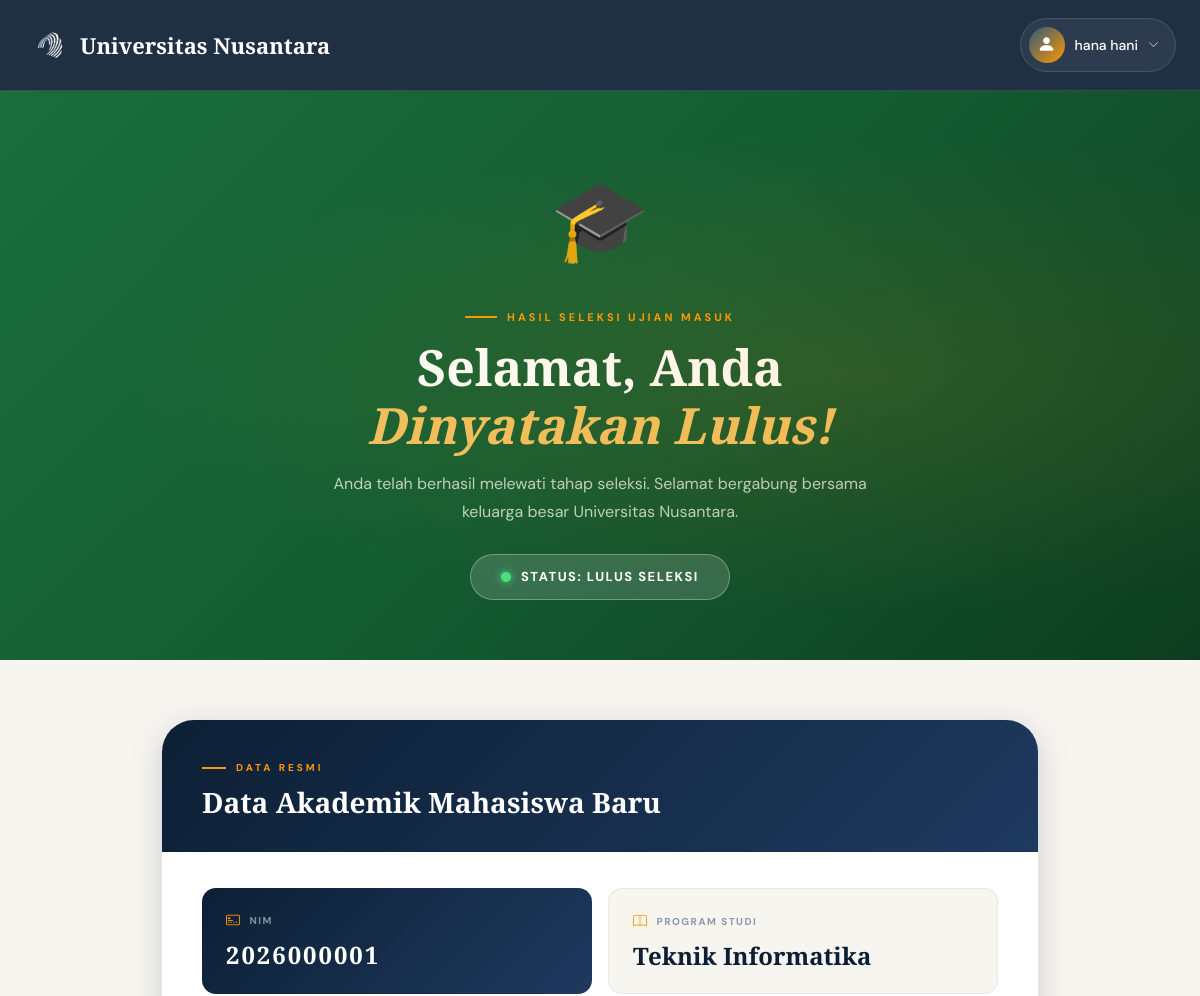
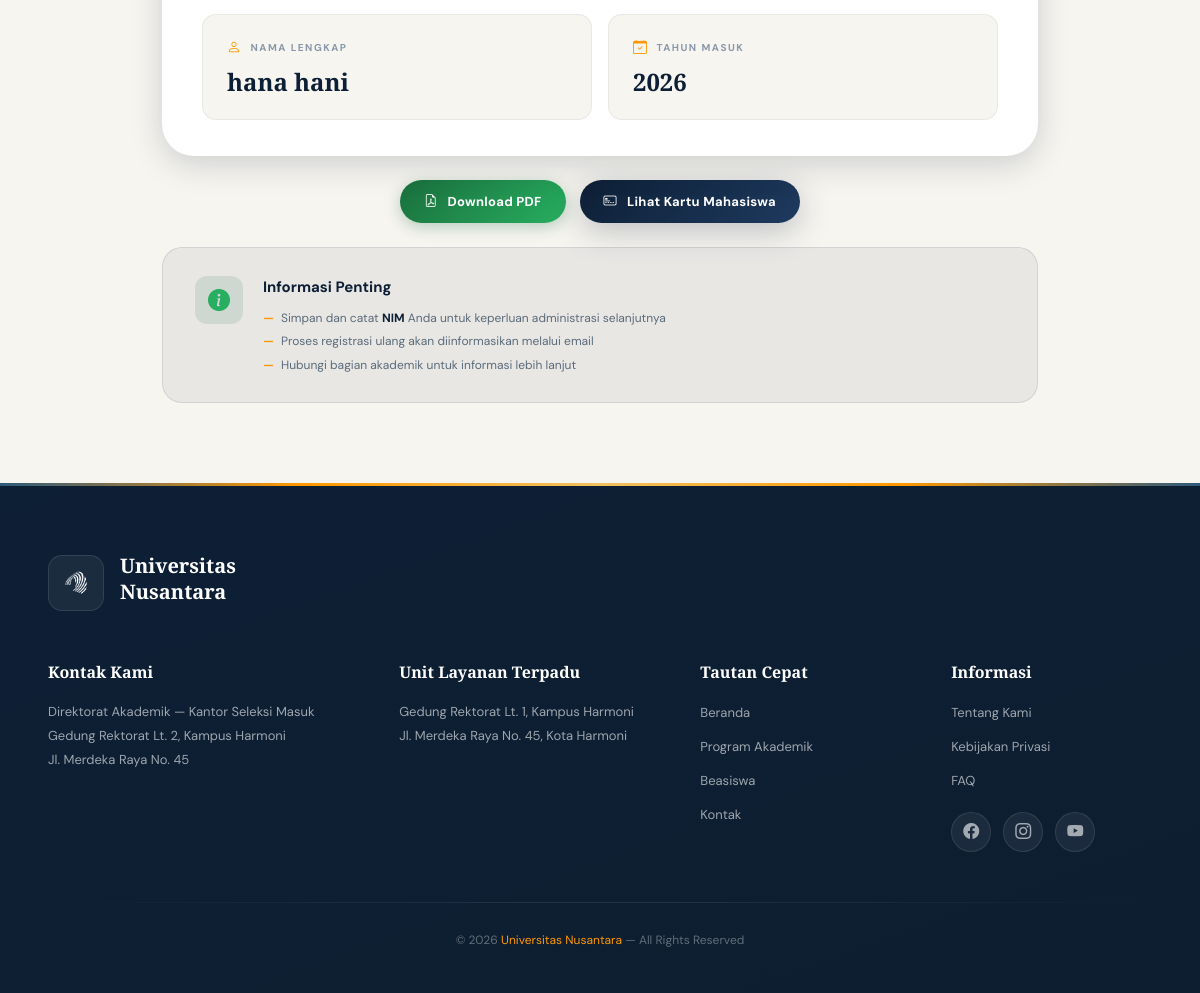
Screenshot of /pengumuman_lulus.php (signed in) with the database file from the repository (2 pictures, top to bottom).
### tables this page shows
CREATE TABLE `users` (
  `id` int(11) NOT NULL,
  `first_name` varchar(100) NOT NULL,
  `last_name` varchar(100) NOT NULL,
  `email` varchar(150) NOT NULL,
  `password` varchar(255) NOT NULL,
  `photo` varchar(255) DEFAULT NULL,
  `about` longtext DEFAULT NULL,
  `created_at` timestamp NOT NULL DEFAULT current_timestamp()
);

CREATE TABLE `daftar_ulang` (
  `id` int(11) NOT NULL,
  `user_id` int(11) NOT NULL,
  `nim` varchar(20) NOT NULL,
  `nama_lengkap` varchar(200) NOT NULL,
  `date_of_birth` date DEFAULT NULL,
  `email` varchar(150) NOT NULL,
  `nomor_hp` varchar(20) NOT NULL,
  `nomor_orang_terdekat` varchar(20) NOT NULL,
  `school_level` enum('sma','smk') NOT NULL,
  `photo` varchar(255) NOT NULL,
  `ktp_photo` varchar(255) NOT NULL,
  `created_at` timestamp NOT NULL DEFAULT current_timestamp(),
  `updated_at` timestamp NOT NULL DEFAULT current_timestamp() ON UPDATE current_timestamp()
);

CREATE TABLE `pendaftaran` (
  `id` int(11) NOT NULL,
  `nomor_ujian` varchar(20) DEFAULT NULL,
  `first_name` varchar(100) NOT NULL,
  `last_name` varchar(100) NOT NULL,
  `date_of_birth` date DEFAULT NULL,
  `email` varchar(150) NOT NULL,
  `jurusan` enum('business','it_software','design') NOT NULL,
  `phone` varchar(20) NOT NULL,
  `school_level` enum('sma','smk') NOT NULL,
  `photo` varchar(255) NOT NULL,
  `created_at` timestamp NOT NULL DEFAULT current_timestamp()
);

### pengumuman_lulus.php (the view, shortened to what this page needs)
<?php
include "koneksi.php";
$user_id = $_SESSION['user_id'];
$stmt = mysqli_prepare($koneksi, "SELECT * FROM users WHERE id = ?");
mysqli_stmt_bind_param($stmt, "i", $user_id);
mysqli_stmt_execute($stmt);
$user = mysqli_fetch_assoc(mysqli_stmt_get_result($stmt));
$stmt_hasil = mysqli_prepare($koneksi, "SELECT h.*, p.jurusan, p.nomor_ujian, p.phone
    FROM hasil_ujian h
    LEFT JOIN users u ON h.siswa_id = u.id
    LEFT JOIN pendaftaran p ON u.email = p.email
    WHERE h.siswa_id = ? ORDER BY h.waktu_submit DESC LIMIT 1");
mysqli_stmt_bind_param($stmt_hasil, "i", $user_id);
mysqli_stmt_execute($stmt_hasil);
$hasil_ujian = mysqli_fetch_assoc(mysqli_stmt_get_result($stmt_hasil));
$is_lulus  = ($hasil_ujian['nilai'] >= 70);
$tahun_masuk = date('Y');
$nim = null;
$stmt_nim = mysqli_prepare($koneksi, "SELECT nim FROM daftar_ulang WHERE user_id = ?");
mysqli_stmt_bind_param($stmt_nim, "i", $user_id);
mysqli_stmt_execute($stmt_nim);
if ($row_nim = mysqli_fetch_assoc(mysqli_stmt_get_result($stmt_nim))) { $nim = $row_nim['nim']; }
$program_studi = ['business'=>'Manajemen Bisnis','it_software'=>'Teknik Informatika','design'=>'Desain Komunikasi Visual'];
$prodi = isset($hasil_ujian['jurusan']) && isset($program_studi[$hasil_ujian['jurusan']])
    ? $program_studi[$hasil_ujian['jurusan']] : 'Belum Ditentukan';
$user_name  = htmlspecialchars($user['first_name'] . ' ' . $user['last_name']);
$user_photo = $user['photo'] ?? '';
?>
<!DOCTYPE html>
<html lang="id">
<head>
  <link href="https://cdn.jsdelivr.net/npm/bootstrap@5.3.2/dist/css/bootstrap.min.css" rel="stylesheet">
  <link href="https://cdn.jsdelivr.net/npm/bootstrap-icons@1.11.1/font/bootstrap-icons.css" rel="stylesheet">
</head>
<body>
<nav class="navbar navbar-expand-lg" id="mainNav">
  <div class="container-fluid px-4">
    <a class="navbar-brand" href="index.php">
      <img src="LOGORBG.png" alt="Logo" class="navbar-logo">
      <span>Universitas Nusantara</span>
    </a>
    <div class="collapse navbar-collapse" id="navbarNav">
      <div class="ms-auto d-flex align-items-center gap-3">
        <div class="profile-dropdown">
          <button class="profile-btn" onclick="toggleDropdown()">
            <?php if (!empty($user_photo)): ?>
              <img src="uploads/foto/<?php echo htmlspecialchars($user_photo); ?>" alt="Profile" class="profile-avatar">
            <?php else: ?>
              <span class="profile-icon-circle"><i class="bi bi-person-fill"></i></span>
            <?php endif; ?>
            <span><?php echo $user_name; ?></span>
            <i class="bi bi-chevron-down" style="font-size:11px;opacity:0.7;"></i>
          </button>
        </div>
      </div>
    </div>
  </div>
</nav>
<section class="page-hero <?php echo $is_lulus ? 'page-hero-lulus' : 'page-hero-gagal'; ?>">
  <div class="container">
    <?php if ($is_lulus): ?>
      <span class="result-icon">🎓</span>
      <div class="page-hero-eyebrow">Hasil Seleksi Ujian Masuk</div>
      <h1>Selamat, Anda<br><em style="color:var(--gold);font-style:italic;">Dinyatakan Lulus!</em></h1>
      <p>Anda telah berhasil melewati tahap seleksi. Selamat bergabung bersama keluarga besar Universitas Nusantara.</p>
      <div class="status-badge status-lulus">
        <span class="status-dot dot-lulus"></span> STATUS: LULUS SELEKSI
      </div>
    <?php endif; ?>
  </div>
</section>
<main class="main-content">
  <div class="container" style="max-width:900px;">
    <?php if ($is_lulus):
      $stmt_card = mysqli_prepare($koneksi, "SELECT d.nim, d.nama_lengkap, d.photo AS foto_mahasiswa, p.jurusan FROM daftar_ulang d LEFT JOIN pendaftaran p ON d.email = p.email WHERE d.user_id = ? LIMIT 1");
      mysqli_stmt_bind_param($stmt_card, "i", $user_id);
      mysqli_stmt_execute($stmt_card);
      $card = mysqli_fetch_assoc(mysqli_stmt_get_result($stmt_card));
      $nama_mahasiswa    = $card && $card['nama_lengkap'] ? htmlspecialchars($card['nama_lengkap']) : $user_name;
      $nim_mahasiswa     = $card && $card['nim'] ? htmlspecialchars($card['nim']) : ($nim ? htmlspecialchars($nim) : 'Belum tersedia');
      $jurusan_mahasiswa = $card && $card['jurusan'] ? $program_studi[$card['jurusan']] : $prodi;
    ?>
    <div class="data-card mb-4">
      <div class="data-card-header data-card-header-lulus">
        <div class="card-header-eyebrow">Data Resmi</div>
        <div class="card-header-title">Data Akademik Mahasiswa Baru</div>
      </div>
      <div class="data-card-body">
        <div class="row g-3">
          <div class="col-md-6">
            <div class="nim-highlight">
              <div class="data-item-label"><i class="bi bi-credit-card-2-front"></i> NIM</div>
              <div class="data-item-value"><?php echo $nim_mahasiswa; ?></div>
            </div>
          </div>
          <div class="col-md-6">
            <div class="data-item">
              <div class="data-item-label"><i class="bi bi-book"></i> Program Studi</div>
              <div class="data-item-value"><?php echo $jurusan_mahasiswa; ?></div>
            </div>
          </div>
          <div class="col-md-6">
            <div class="data-item">
              <div class="data-item-label"><i class="bi bi-person"></i> Nama Lengkap</div>
              <div class="data-item-value"><?php echo $nama_mahasiswa; ?></div>
            </div>
          </div>
          <div class="col-md-6">
            <div class="data-item">
              <div class="data-item-label"><i class="bi bi-calendar-check"></i> Tahun Masuk</div>
              <div class="data-item-value"><?php echo $tahun_masuk; ?></div>
            </div>
          </div>
        </div>
      </div>
    </div>
    <div class="action-row">
      <a href="download_pengumuman_pdf.php" class="btn-action btn-green-action">
        <i class="bi bi-file-earmark-pdf"></i> Download PDF
      </a>
      <button class="btn-action btn-navy-action" data-bs-toggle="modal" data-bs-target="#modalKartuMahasiswa">
        <i class="bi bi-credit-card-2-front"></i> Lihat Kartu Mahasiswa
      </button>
    </div>
    <div class="info-box info-box-lulus">
      <div class="info-box-icon info-box-icon-lulus"><i class="bi bi-info-circle-fill"></i></div>
      <div>
        <div class="info-box-title">Informasi Penting</div>
        <ul class="info-box-list">
          <li>Simpan dan catat <strong>NIM</strong> Anda untuk keperluan administrasi selanjutnya</li>
          <li>Proses registrasi ulang akan diinformasikan melalui email</li>
          <li>Hubungi bagian akademik untuk informasi lebih lanjut</li>
        </ul>
      </div>
    </div>
    <?php endif; ?>
  </div>
</main>
<footer>
  <div class="container-fluid px-5">
    <div class="footer-logo-section">
      <div class="footer-logo"><img src="LOGORBG.png" alt="Logo"></div>
      <div class="footer-brand"><h3>Universitas<br>Nusantara</h3></div>
    </div>
    <div class="footer-content">
      <div class="footer-section">
        <h5>Kontak Kami</h5>
        <p>Direktorat Akademik — Kantor Seleksi Masuk<br>Gedung Rektorat Lt. 2, Kampus Harmoni<br>Jl. Merdeka Raya No. 45</p>
      </div>
      <div class="footer-section">
        <h5>Unit Layanan Terpadu</h5>
        <p>Gedung Rektorat Lt. 1, Kampus Harmoni<br>Jl. Merdeka Raya No. 45, Kota Harmoni</p>
      </div>
      <div class="footer-section">
        <h5>Tautan Cepat</h5>
        <ul class="footer-links">
          <li><a href="index.php">Beranda</a></li>
          <li><a href="#">Program Akademik</a></li>
          <li><a href="#">Beasiswa</a></li>
          <li><a href="#">Kontak</a></li>
        </ul>
      </div>
      <div class="footer-section">
        <h5>Informasi</h5>
        <ul class="footer-links">
          <li><a href="#">Tentang Kami</a></li>
          <li><a href="#">Kebijakan Privasi</a></li>
          <li><a href="#">FAQ</a></li>
        </ul>
        <div class="footer-social">
          <a href="#"><i class="bi bi-facebook"></i></a>
          <a href="#"><i class="bi bi-instagram"></i></a>
          <a href="#"><i class="bi bi-youtube"></i></a>
        </div>
      </div>
    </div>
    <div class="footer-divider"></div>
    <div class="footer-bottom"><p>&copy; 2026 <span>Universitas Nusantara</span> — All Rights Reserved</p></div>
  </div>
</footer>
</body>
</html>

### rows the page displays
users: user_name "hana hani"
daftar_ulang: nim "2026000001", pendaftaran.jurusan "Teknik Informatika", nama_lengkap "hana hani"
